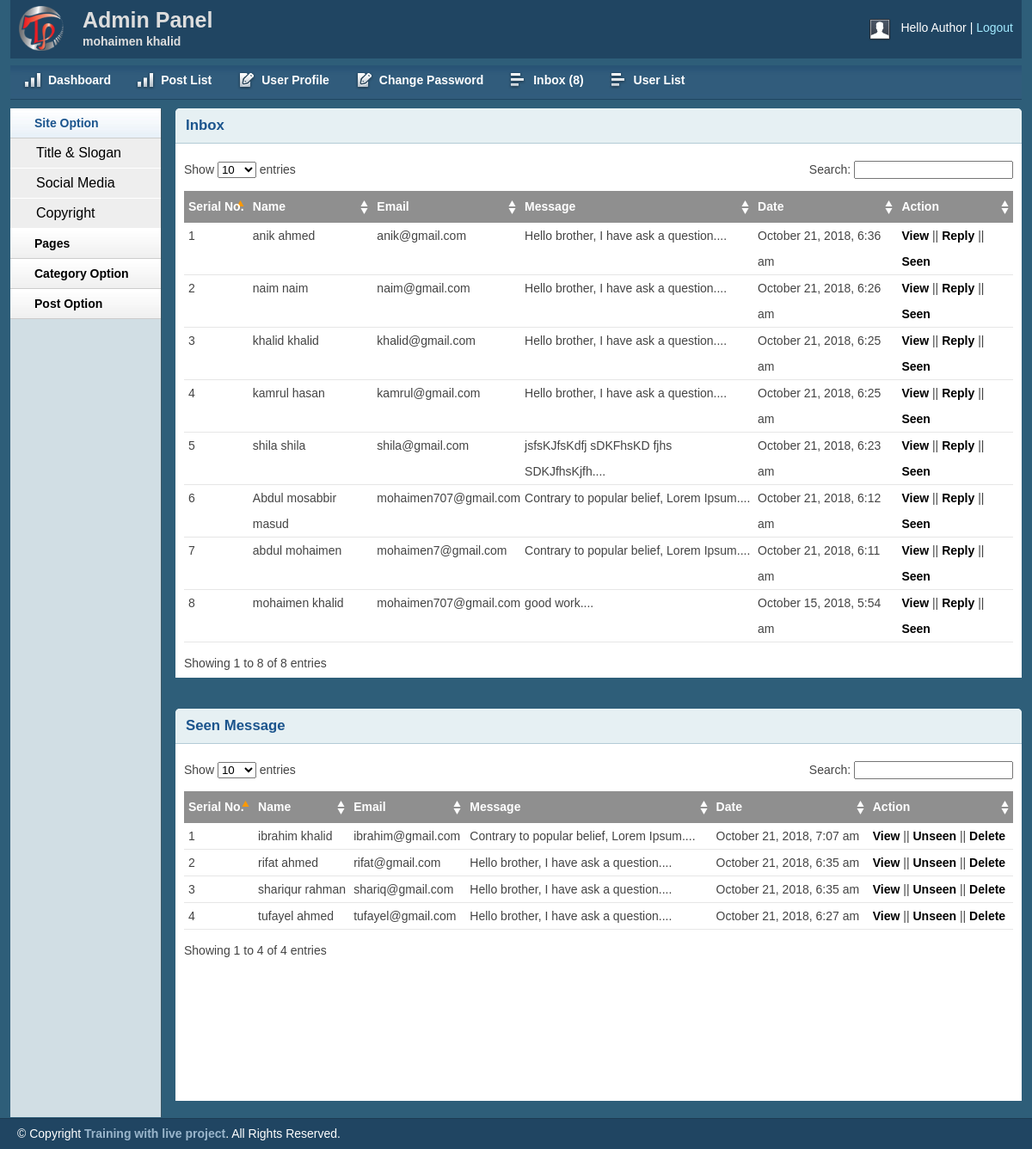
Screenshot of /admin/inbox.php (signed in) with the database file from the repository.
### tables this page shows
CREATE TABLE `tbl_contact` (
  `id` int(11) NOT NULL,
  `firstname` varchar(255) NOT NULL,
  `lastname` varchar(255) NOT NULL,
  `email` varchar(255) NOT NULL,
  `body` text NOT NULL,
  `status` int(11) NOT NULL DEFAULT '0',
  `date` timestamp NOT NULL DEFAULT CURRENT_TIMESTAMP
);

### lib/Session.php (called while the page is built, shortened)
<?php
	class Session{
		public static function get($key){
			if (isset($_SESSION[$key])) {
				return $_SESSION[$key];
			} else{
				return false;
			}
		}
	}
?>

### lib/Database.php (called while the page is built, shortened)
<?php
Class Database{
	public $host   = DB_HOST;
	public $user   = DB_USER;
	public $pass   = DB_PASS;
	public $dbname = DB_NAME;
	public $link;
	private function connectDB(){
	$this->link = new mysqli($this->host, $this->user, $this->pass, $this->dbname);
 }
	public function select($query){
		$result = $this->link->query($query) or die($this->link->error.__LINE__);
		if($result->num_rows > 0){
			return $result;
		} else {
			return false;
		}
	}
}

### helpers/Format.php (called while the page is built, shortened)
<?php
class Format{
	public function formatDate($date){
		return	date('F j, Y, g:i a', strtotime($date));
	}
	public function textShorten($text, $limit = 420){
	$text = $text. " ";
	$text = substr($text, 0, $limit);
	$text = substr($text, 0, strrpos($text, ' '));
	$text = $text. "....";
	return  $text;
	}
}
?>

### admin/inbox.php (the view, shortened to what this page needs)
<?php include 'inc/header.php'; ?>
<?php include 'inc/sidebar.php'; ?>
        <div class="grid_10">
            <div class="box round first grid">
                <h2>Inbox</h2>
                <div class="block">
                    <table class="data display datatable" id="example">
					<thead>
						<tr>
							<th>Serial No.</th>
							<th>Name</th>
							<th>Email</th>
							<th>Message</th>
							<th>Date</th>
							<th>Action</th>
						</tr>
					</thead>
					<tbody>
						<?php
						$query = "SELECT * FROM tbl_contact WHERE status='0'  ORDER BY id DESC ";
						$msg = $db->select($query);
						if ($msg) {
							$i= 0;
							while ($result = $msg->fetch_assoc()) {
								$i++;
						?>
						<tr class="odd gradeX">
							<td><?php echo $i; ?></td>
							<td><?php echo $result['firstname'].' '.$result['lastname']; ?></td>
							<td><?php echo $result['email']; ?></td>
							<td><?php echo $fm->textShorten($result['body'],40); ?></td>
							<td><?php echo $fm->formatDate($result['date']); ?></td>
							<td><a href="viewmsg.php?msgid=<?php echo $result['id']; ?>">View</a> || <a href="replymsg.php?msgid=<?php echo $result['id']; ?>">Reply</a> || <a onclick="return confirm('Are you sure to sent msg to seen box?');"  href="?seenid=<?php echo $result['id']; ?>">Seen</a></td>
						</tr>
					<?php } } ?>
					</tbody>
				</table>
               </div>
            </div>
        </div>
        <div class="grid_10">
            <div class="box round first grid">
                <h2>Seen Message</h2>
                <div class="block">
				<table class="data display datatable" id="example">
					<thead>
						<tr>
							<th>Serial No.</th>
							<th>Name</th>
							<th>Email</th>
							<th>Message</th>
							<th>Date</th>
							<th>Action</th>
						</tr>
					</thead>
					<tbody>
						<?php
						$query = "SELECT * FROM tbl_contact WHERE status='1'  ORDER BY id DESC ";
						$msg = $db->select($query);
						if ($msg) {
							$i= 0;
							while ($result = $msg->fetch_assoc()) {
								$i++;
						?>
						<tr class="odd gradeX">
							<td><?php echo $i; ?></td>
							<td><?php echo $result['firstname'].' '.$result['lastname']; ?></td>
							<td><?php echo $result['email']; ?></td>
							<td><?php echo $fm->textShorten($result['body'],40); ?></td>
							<td><?php echo $fm->formatDate($result['date']); ?></td>
							<td><a href="viewmsg.php?msgid=<?php echo $result['id']; ?>">View</a> || <a onclick="return confirm('Are you sure to sent msg to Unseen box?');" href="?unseenid=<?php echo $result['id']; ?>">Unseen</a> || <a  onclick="return confirm('Are you sure to delete message?');" href="?delid=<?php echo $result['id']; ?>">Delete</a> </td>
						</tr>
					<?php } } ?>
					</tbody>
				</table>
               </div>
            </div>
        </div>
<?php include 'inc/footer.php'; ?>

### admin/inc/header.php (shortened to what this page needs)
<?php include '../lib/Session.php';
 ?>
<?php include '../lib/Database.php'; ?>
<?php include '../helpers/Format.php'; ?>
<?php
    $db = new Database();
    $fm = new Format();
?>
<!DOCTYPE html>
<html>
<head>
    <link rel="stylesheet" type="text/css" href="css/reset.css" media="screen" />
    <link rel="stylesheet" type="text/css" href="css/text.css" media="screen" />
    <link rel="stylesheet" type="text/css" href="css/grid.css" media="screen" />
    <link rel="stylesheet" type="text/css" href="css/layout.css" media="screen" />
    <link rel="stylesheet" type="text/css" href="css/nav.css" media="screen" />
    <link href="css/table/demo_page.css" rel="stylesheet" type="text/css" />
</head>
<body>
    <div class="container_12">
        <div class="grid_12 header-repeat">
            <div id="branding">
                <div class="floatleft logo">
                    <img src="img/livelogo.png" alt="Logo" />
                </div>
                <div class="floatleft middle">
                    <h1>Admin Panel</h1>
                    <p>mohaimen khalid</p>
                </div>
                <div class="floatright">
                    <div class="floatleft">
                        <img src="img/img-profile.jpg" alt="Profile Pic" /></div>
                    <div class="floatleft marginleft10">
                        <ul class="inline-ul floatleft">
                            <li>Hello
                                <?php
                                $usrnamee = Session::get("username");
                                if (isset($usrnamee)) {
                                   echo $usrnamee;
                                }
                                ?>
                            </li>
                            <li><a href="?action=logout">Logout</a></li>
                        </ul>
                    </div>
                </div>
            </div>
        </div>
        <div class="grid_12">
            <ul class="nav main">
                <li class="ic-dashboard"><a href="index.php"><span>Dashboard</span></a> </li>
                <li class="ic-dashboard"><a href="postlist.php"><span>Post List</span></a> </li>
                <li class="ic-form-style"><a href="profile.php"><span>User Profile</span></a></li>
                <li class="ic-form-style"><a href="changepassword.php"><span>Change Password</span></a></li>
                <li class="ic-grid-tables"><a href="inbox.php"><span>Inbox
                <?php
                    $query = "SELECT * FROM tbl_contact WHERE status='0'  ORDER BY id DESC ";
                    $msg = $db->select($query);
                    if ($msg) {
                        $count = mysqli_num_rows($msg);
                        echo "(".$count.")";
                    }
                    else{
                        echo "(0)";
                    }
                ?>
                </span></a></li>
                <li class="ic-grid-tables"><a href="userlist.php"><span>User List</span></a></li>
            </ul>
        </div>

### admin/inc/sidebar.php (shortened to what this page needs)
<div class="grid_2">
     <div class="box sidemenu">
         <div class="block" id="section-menu">
             <ul class="section menu">
                <li><a class="menuitem">Site Option</a>
                     <ul class="submenu">
                         <li><a href="titleslogan.php">Title & Slogan</a></li>
                         <li><a href="social.php">Social Media</a></li>
                         <li><a href="copyright.php">Copyright</a></li>
                     </ul>
                 </li>
                  <li><a class="menuitem">Pages</a>
                 </li>
                 <li><a class="menuitem">Category Option</a>
                 </li>
                 <li><a class="menuitem">Post Option</a>
                 </li>
             </ul>
         </div>
     </div>
 </div>

### admin/inc/footer.php (shortened to what this page needs)
    </div>
    <div id="site_info">
        <p>
         &copy; Copyright <a href="http://trainingwithliveproject.com">Training with live project</a>. All Rights Reserved.
        </p>
    </div>
</body>
</html>

### admin/css/layout.css (style rules this page uses)
body { background: #fff none repeat scroll 0 0; color: #444; font-size: 14px; padding: 0; }
.floatleft { float:left; }
.logo img { margin-top: -15px; width: 52px; }
.middle { margin-left: 22px; margin-top: -14px; }
.middle h1 { color:#ddd;margin:0 }
.middle p { color: #ddd; margin: 0; font-weight: bold; }
.floatright { float:right; }
.inline-ul li { display:inline; color:#fff; }
.marginleft10 { margin-left:10px; }
a { color: #000; font-weight:bold; text-decoration: none; }
.container_12, .container_16 { background:#2E5E79; }
h1, h2, h3, h4, h5, h6 { line-height:1.2em; margin-bottom:.3em; }
h2 { margin-top:1em; }
#branding { font-weight: normal; margin-bottom: 0; padding: 22px 10px 3px; text-align: left; }
.header-repeat { background:url(../img/header-repeat.jpg) repeat-x; }
#branding a { color:#A1EAFF; font-weight:normal; }
#branding a:before { content:" | "; color:#fff; }
#branding ul, #branding ul li { margin:0px; padding:0px; }
#branding li { padding:0px 0px 0px 0px !important; }
.box { background:#fff; margin-bottom:20px; padding:10px 10px 10px 10px; margin-left:-8px; }
.box.grid { padding-bottom:40px; }
.box.round { -moz-border-radius: 5px 5px 0px 0px; -webkit-border-radius: 5px 5px 0px 0px; border-radius: 5px 5px 0px 0px; }
.box h2 { font-size:1.2em; font-weight:bold; color:#1B548D; background:#E6F0F3; margin:-10px -10px 0 -10px; padding:10px 12px; border-bottom:1px solid #B3CBD6; -moz-border-radius: 5px 5px 0px 0px; -webkit-border-radius: 5px 5px 0px 0px; border-radius: 5px 5px 0px 0px; }
.box.first { min-height: 406px; }
.block { padding-top:20px; }
.box.sidemenu { background-color:#D1DEE4; border-right:1px solid #3A5665; padding:0px; margin:0px; cursor:pointer; }
.box.sidemenu .block { padding-top:0px; margin-top:0px; }
p { margin-bottom:1em; }
ul, ol { padding-top:0; }
ul.menu { list-style:none; border-top:1px solid #bbb; }
ul.menu li { margin:0; }
ul.menu li a { display:block; padding:4px 10px; border-bottom:1px solid #ccc; }
ul.menu ul { list-style:none; margin:0; }
ul.menu ul li a { padding-left:30px; }
ul.section { border-top:0; margin-bottom:0; }
ul.section li a { background:url(../img/sidemenu-repeat.jpg) repeat-x; line-height:26px; padding-left:28px; }
ul.section li li a { background:#ddd; border-bottom:1px solid #eee; }
ul.section ul li { text-transform:none; }
ul.section ul.current li a { background: #eee none repeat scroll 0 0; border-bottom: 1px solid #fff; font-size: 16px; font-weight: normal; }
ul.section li a.current { color:#1B548D; background:url(../img/sidemenu-repeat-hover.jpg) repeat-x; }
#site_info { color:#fff; background:#204562; border-top:1px solid #1d3b53; padding-left:20px; }
#site_info p { line-height:35px; margin-bottom:0px; }
#site_info a { color:#9ab6cc; }
.block { padding-bottom:1px; }
table.display { margin: 0 auto; clear: both; width: 100%; }
.sorting_asc { background: #8f8f8f url(../img/table/sort_asc.png) no-repeat center right; padding:8px 5px; text-align:left; color:#fff; }
.sorting { background:#8f8f8f url(../img/table/sort_both.png) no-repeat center right; padding:8px 5px; text-align:left; color:#fff; }
tr.odd { height: 30px; line-height: 30px; border-bottom:1px solid #e6e6e6; }
tr.even { height: 30px; line-height: 30px; border-bottom:1px solid #e6e6e6; }
tr.odd td, tr.even td { padding-left:5px; }

### rows the page displays
tbl_contact: firstname "anik", lastname "ahmed", email "anik@gmail.com", body "Hello brother, I have ask a question....", date "October 21, 2018, 6:36 am"
tbl_contact: firstname "naim", lastname "naim", email "naim@gmail.com", body "Hello brother, I have ask a question....", date "October 21, 2018, 6:26 am"
tbl_contact: firstname "khalid", lastname "khalid", email "khalid@gmail.com", body "Hello brother, I have ask a question....", date "October 21, 2018, 6:25 am"
tbl_contact: firstname "kamrul", lastname "hasan", email "kamrul@gmail.com", body "Hello brother, I have ask a question....", date "October 21, 2018, 6:25 am"
tbl_contact: firstname "shila", lastname "shila", email "shila@gmail.com", body "jsfsKJfsKdfj sDKFhsKD fjhs SDKJfhsKjfh....", date "October 21, 2018, 6:23 am"
tbl_contact: firstname "Abdul", lastname "mosabbir masud", email "mohaimen707@gmail.com", body "Contrary to popular belief, Lorem Ipsum....", date "October 21, 2018, 6:12 am"
tbl_contact: firstname "abdul", lastname "mohaimen", email "mohaimen7@gmail.com", body "Contrary to popular belief, Lorem Ipsum....", date "October 21, 2018, 6:11 am"
tbl_contact: firstname "mohaimen", lastname "khalid", email "mohaimen707@gmail.com", body "good work....", date "October 15, 2018, 5:54 am"
tbl_contact: firstname "ibrahim", lastname "khalid", email "ibrahim@gmail.com", body "Contrary to popular belief, Lorem Ipsum....", date "October 21, 2018, 7:07 am"
tbl_contact: firstname "rifat", lastname "ahmed", email "rifat@gmail.com", body "Hello brother, I have ask a question....", date "October 21, 2018, 6:35 am"
tbl_contact: firstname "shariqur", lastname "rahman", email "shariq@gmail.com", body "Hello brother, I have ask a question....", date "October 21, 2018, 6:35 am"
tbl_contact: firstname "tufayel", lastname "ahmed", email "tufayel@gmail.com", body "Hello brother, I have ask a question....", date "October 21, 2018, 6:27 am"

### other values shown
$usrnamee "Author"
$count "8"
